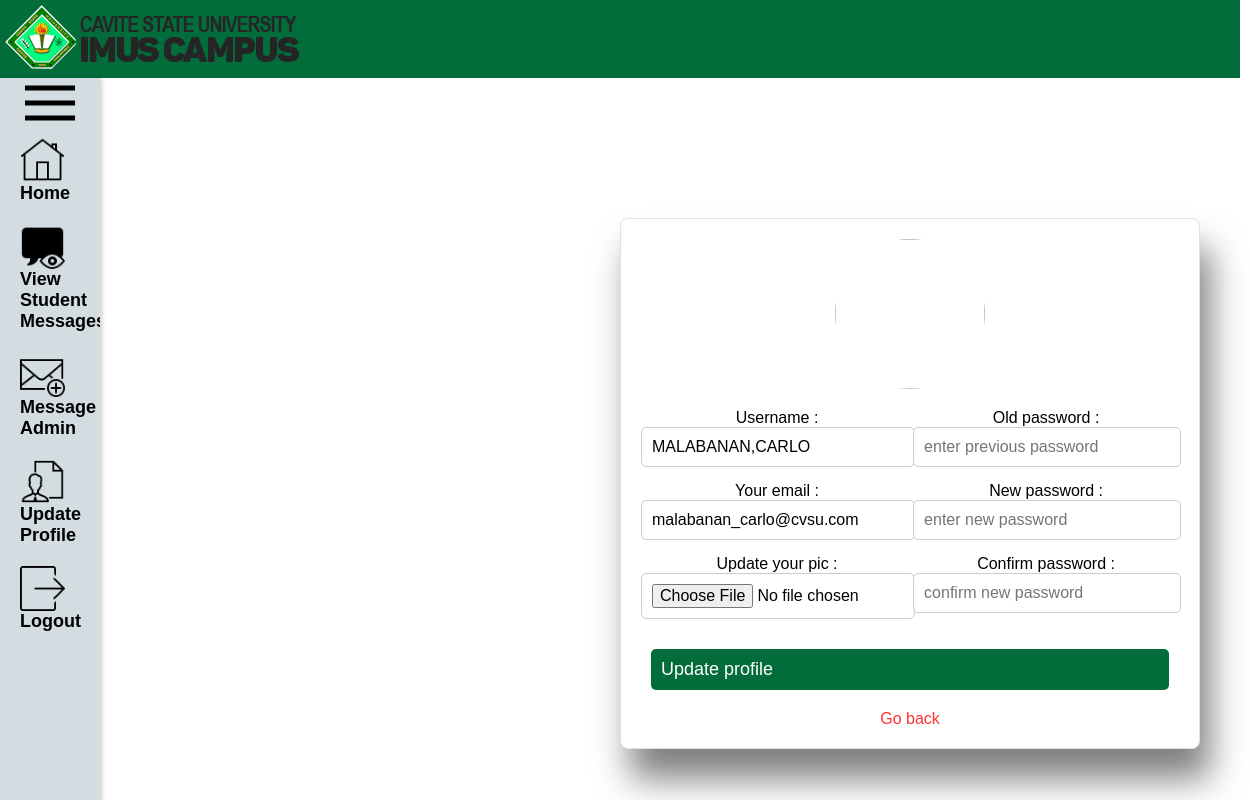
Page /teacher/update_profile.php (signed in) on the committed database.
### tables this page shows
CREATE TABLE `user_form` (
  `id` int(100) NOT NULL,
  `name` varchar(100) NOT NULL,
  `email` varchar(100) NOT NULL,
  `password` varchar(100) NOT NULL,
  `image` varchar(100) NOT NULL,
  `archived` tinyint(1) DEFAULT 0
);

### teacher/update_profile.php (the view, shortened to what this page needs)
<?php
include 'config.php';
$user_id_session = $_SESSION['user_id'] ?? null;
$select_user_by_id = mysqli_query($conn, "SELECT * FROM `user_form` WHERE id = '$user_id_session'");
$user_data_by_id = mysqli_fetch_assoc($select_user_by_id);
$user_id = $_SESSION['user_id'];
?>
<!DOCTYPE html>
<html lang="en">
<head>
   <link rel="stylesheet" href="styles.css">
</head>
<body>
    <div class="content">
        <div class="logo">
           <img src="logo.png" width="296" height="64" alt="Logo">
        </div>
    </div>
<div class="update-profile">
   <div class="teacher-card">
   <?php
      $select = mysqli_query($conn, "SELECT * FROM `user_form` WHERE id = '$user_id'") or die('query failed');
      if(mysqli_num_rows($select) > 0){
         $fetch = mysqli_fetch_assoc($select);
      }
   ?>
   <form action="" method="post" enctype="multipart/form-data">
      <?php
         if($fetch['image'] == ''){
            echo '<img src="images/default-avatar.png">';
         }else{
            echo '<img src="uploaded_img/'.$fetch['image'].'">';
         }
      ?>
      <div class="flex">
         <div class="inputBox">
            <span>Username :</span>
            <input type="text" name="update_name" value="<?php echo $fetch['name']; ?>" class="box">
            <span>Your email :</span>
            <input type="email" name="update_email" value="<?php echo $fetch['email']; ?>" class="box">
            <span>Update your pic :</span>
            <input type="file" name="update_image" accept="image/jpg, image/jpeg, image/png" class="box">
         </div>
         <div class="inputBox">
            <span>Old password :</span>
            <input type="password" name="update_pass" placeholder="enter previous password" class="box">
            <span>New password :</span>
            <input type="password" name="new_pass" placeholder="enter new password" class="box">
            <span>Confirm password :</span>
            <input type="password" name="confirm_pass" placeholder="confirm new password" class="box">
         </div>
      </div>
      <input type="submit" value="Update profile" name="update_profile" class="btn">
      <a href="home.php" class="delete-btn">Go back</a>
   </form>
</div>
</div>
<div class="sidebar">
     <button class="sidebar-button" onclick="toggleSidebar()">
    <img src="menu.svg" alt="Description of the image" width="50px" height="50px">
</button>
<div class="menu-item">
<a href="home.php">
        <img class="icon" src="home.png" alt="Message Icon" width="10" height="10" style="vertical-align: middle;">
        <span id="messageText">Home</span>
    </a>
<div class="menu-item">
<a href="view_student_messages.php">
        <img class="icon" src="message.png" alt="Message Icon" width="10" height="10" style="vertical-align: middle;">
        <span id="messageText">View Student Messages</span>
    </a>
</div>
        <div class="menu-item">
        <a href="message_admin.php?username=<?= urlencode($user_data_by_id['name']) ?>">
        <img class="icon" src="message2.png" alt="Message Icon" width="10" height="10" style="vertical-align: middle;">
        <span id="messageText">Message Admin</span>
    </a>
</div>
        <div class="menu-item">
        <a href="update_profile.php">
        <img class="icon" src="update.png" alt="Message Icon" width="10" height="10" style="vertical-align: middle;"><span id="messageText">Update Profile</span>
    </a>
</div>
        <div class="logout-section">
            <div class="menu-item">
            <a href="home.php?logout=<?= $user_id ?>" >
        <img class="icon" src="logout.png" alt="Message Icon" width="10" height="10" style="vertical-align: middle;"><span id="messageText">Logout</span>
    </a>
</div>
</body>
</html>

### teacher/styles.css (style rules this page uses)
body { margin: 0; padding: 0; overflow-x: hidden; font-family: Arial, sans-serif; }
.teacher-card { column-count: 1; background: white; border: 1px solid #e0e0e0; border-radius: 8px; padding: 20px; margin-left: 300px; transition: transform 0.3s, box-shadow 0.3s; box-shadow: 10px 30px 35px rgba(0, 0, 0, 0.5); text-align: center; }
.teacher-card .btn { text-align: left; }
.icon { margin-left: 0; width: 45px; height: 45px; vertical-align: top; transition: width 0.3s, height 0.3s; }
.menu-item a { padding: 0; margin: 0; text-decoration: none; color: white; padding: 10px 20px; font-size: 18px; transition: opacity 0.3s; }
.menu-item img { margin-right: 5px; }
.content { padding: 5px; background-color: #026c3b; display: flex; align-items: center; transition: transform 0.3s; margin-right: 10px; }
.teacher-card { flex-basis: 28%; margin: 20px; margin-left: 250px; box-sizing: border-box; }
.sidebar { background-color: #d3dde1; width: 100px; height: 100vh; position: fixed; top: 0; left: 0; overflow-x: hidden; transition: width 0.3s; box-shadow: 2px 0 5px rgba(0, 0, 0, 0.2); margin-top: 78px; }
.sidebar button { display: block; margin: auto; width: 50px; height: 50px; }
.sidebar a { font-weight: bold; padding: 10px 20px; text-decoration: none; font-size: 18px; color: rgb(0, 0, 0); display: block; transition: background-color 0.3s; }
.sidebar-button { background: none; border: none; padding: 0; cursor: pointer; display: block; margin: auto; text-align: center; transition: width 0.3s; }

### teacher/update_profile.php (style rules this page uses)
.update-profile { background-color: #fff; padding: 20px; border-radius: 10px; text-align: center; max-width: 700px; width: 100%; margin-top: 100px; margin-left: 500px; }
.update-profile img { width: 150px; height: 150px; border-radius: 50%; margin-bottom: 20px; }
.box { width: calc(100% - 20px); padding: 10px; margin-bottom: 15px; border: 1px solid #ccc; border-radius: 5px; font-size: 16px; }
.flex { display: flex; justify-content: space-between; }
.btn { width: calc(100% - 20px); background-color: #026c3b; color: #fff; border: none; padding: 10px; cursor: pointer; border-radius: 5px; font-size: 18px; transition: background-color 0.3s; margin-top: 15px; }
.delete-btn { color: #FF3333; text-decoration: none; margin-top: 20px; display: inline-block; transition: color 0.3s; }
.teacher-card { background-color: #fff; border: 1px solid #e0e0e0; border-radius: 8px; padding: 20px; margin-bottom: 20px; transition: transform 0.3s, box-shadow 0.3s; margin-left:100px ; }

### rows in the picture
user_form: update_name "MALABANAN,CARLO", update_email "malabanan_carlo@cvsu.com"
